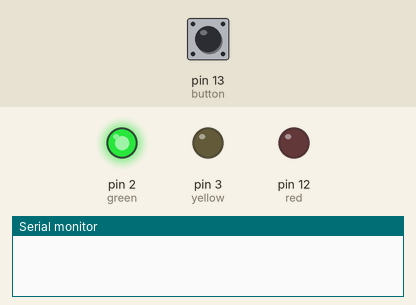
A sketch run on a simulated Arduino Uno, built with avr-gcc and run on an emulated ATmega328P. Shown: output pins drawn as LEDs (lit = HIGH), the last lines printed to the serial monitor. Inputs (shaded band) come from the test bench; at power-on: pin 13 (button) LOW.

Above: at 1.2 s.
1.3 s: pin 13 (button) pulled HIGH for 0.15 s
At 4.6 s:
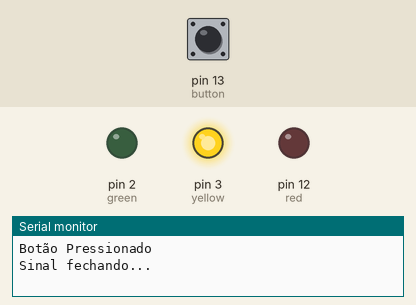
At 6.1 s:
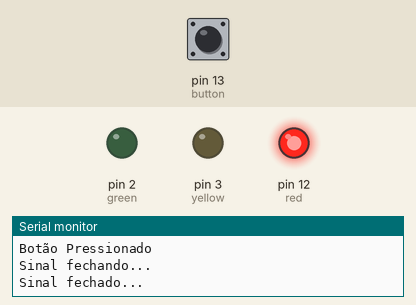
Timing chart, 0 to 12.8 s (numbered marks = the images above; inputs shaded):
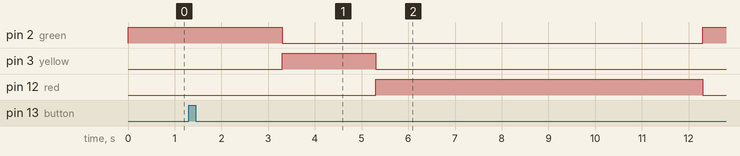

The sketch:

button_traffic_light.ino
```cpp
// "nomeando" as portas
int red = 12;
int yellow = 3;
int green = 2;
int button = 13;


void setup() {
  Serial.begin(9600); // Inicia a serial
  pinMode(red, OUTPUT);
  pinMode(yellow, OUTPUT);
  pinMode(green, OUTPUT);
  pinMode(button, INPUT);

  digitalWrite(green, HIGH); // inicia com o verde aceso e os demais apagados
  digitalWrite(yellow, LOW);
  digitalWrite(red, LOW);
}

void loop() {
  if (digitalRead(button) == HIGH) { // se o botão for pressionado, irá chamar a função semaforo
    Serial.println("Botão Pressionado"); // quando o botão for pressionado, imprime na serial essa mensagem
    delay(2000); // aguarda 2 segundos antes de iniciar o fechamento do semáforo
    semaforo();
  }

}

void semaforo(){
  digitalWrite(red, LOW);
  digitalWrite(yellow, HIGH); // acende o amarelo e apaga os demais
  digitalWrite(green, LOW);
  Serial.println("Sinal fechando...");

  delay(2000); // aguarda 2 segundos antes de acender o vermelho

  digitalWrite(red, HIGH);
  digitalWrite(yellow, LOW);
  Serial.println("Sinal fechado...");

  delay(5000);
  Serial.println("Sinal abrindo..."); // envia a mensagem e aguarda 2 segundos antes de abrir o sinal

  delay(2000);

  digitalWrite(red, LOW);
  digitalWrite(green, HIGH); // sinal aberto, led verde aceso e os demais apagados
  Serial.println("Sinal aberto...");

  delay(5000);

}
```

Measured:
- after the input at 1.3 s, pin 2 (green): HIGH → LOW after 2.0 s, → HIGH 9.0 s later; pin 3 (yellow): LOW → HIGH after 2.0 s, → LOW 2.0 s later; pin 12 (red): LOW → HIGH after 4.0 s, → LOW 7.0 s later
